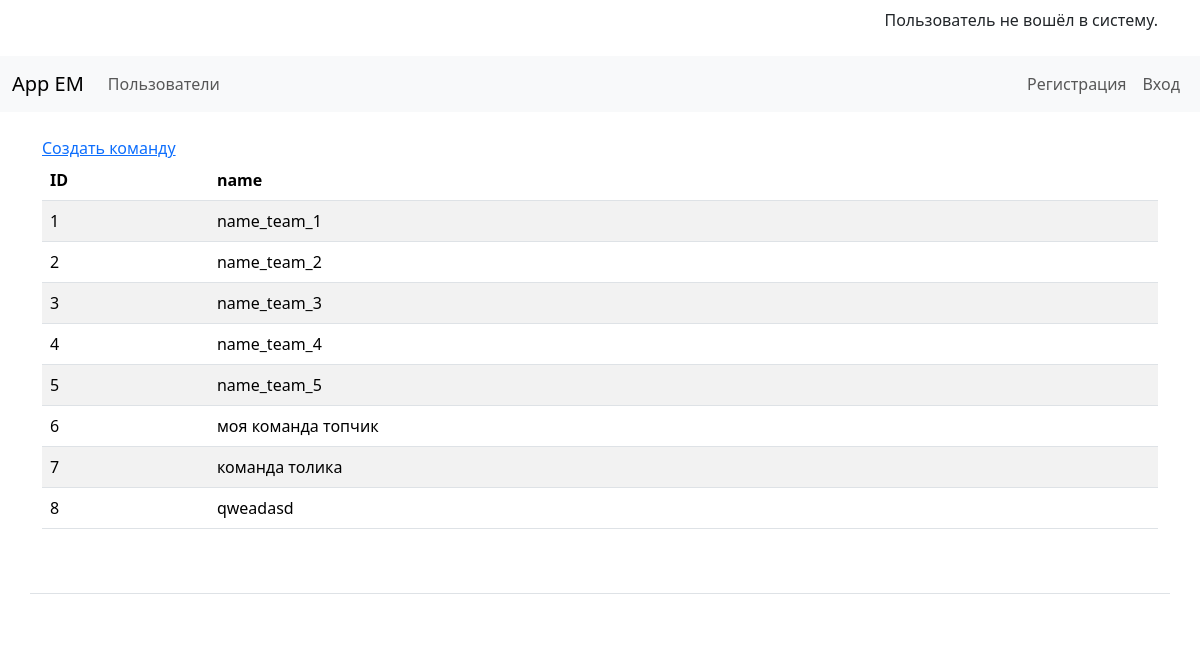
Before: /teams with the older database file.
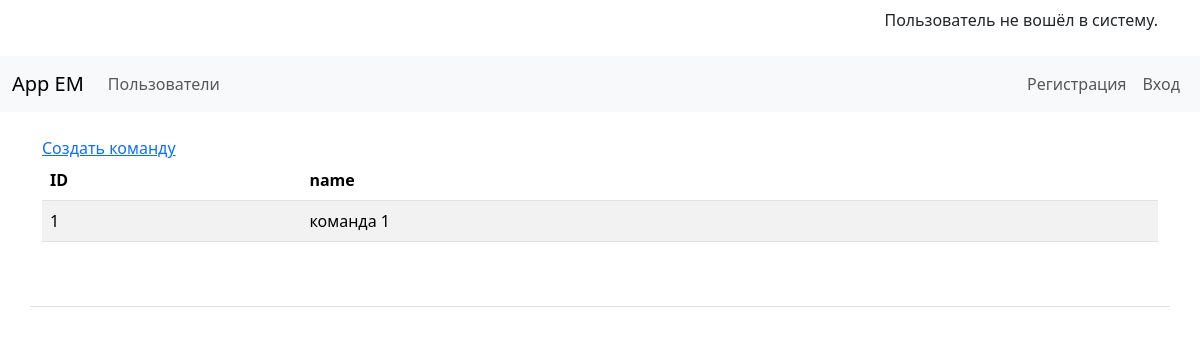
After: the same page with the newer database file.
### app/teams/models.py (models this page shows)
class TeamModel(Base):
    __tablename__ = "teams"
    id = Column(Integer, primary_key=True, index=True)
    name = Column(String, unique=True)

### app/teams/router.py (the view)
@router.get("/teams", response_model=List[TeamSchema])
async def get_teams(
    request: Request,
    user_data: UserModel = Depends(get_current_user),
    db: Session = Depends(get_db),
):
    teams_data = db.query(TeamModel).all()
    return templates.TemplateResponse(
        request=request,
        name="teams/teams.html",
        context={"teams_data": teams_data, "current_user": user_data},
    )

### app/templates/teams/teams.html (shortened to what this page needs)
{% extends 'base.html' %}
{% block content %}
{% if not current_user.team_id %}
<a href='/add_team'>Создать команду</a>
{% endif %}
<table class="table table-striped">
    <thead>
      <tr>
        <th>ID</th>
        <th>name</th>
        <th></th>
      </tr>
    </thead>
    <tbody>
      {% for team in teams_data %}
        <tr>
          <td>{{ team.id }}</td>
          <td>{{ team.name }}</td>
          <td>
          </td>
        </tr>
      {% endfor %}
    </tbody>
  </table>
{% endblock %}

Changed rows visible on the page:
removed TeamModel: id "2", name "name_team_2"
removed TeamModel: id "3", name "name_team_3"
removed TeamModel: id "4", name "name_team_4"
removed TeamModel: id "5", name "name_team_5"
removed TeamModel: id "6", name "моя команда топчик"
removed TeamModel: id "7", name "команда толика"
removed TeamModel: id "8", name "qweadasd"
changed TeamModel id 1: name "name_team_1" → "команда 1"
